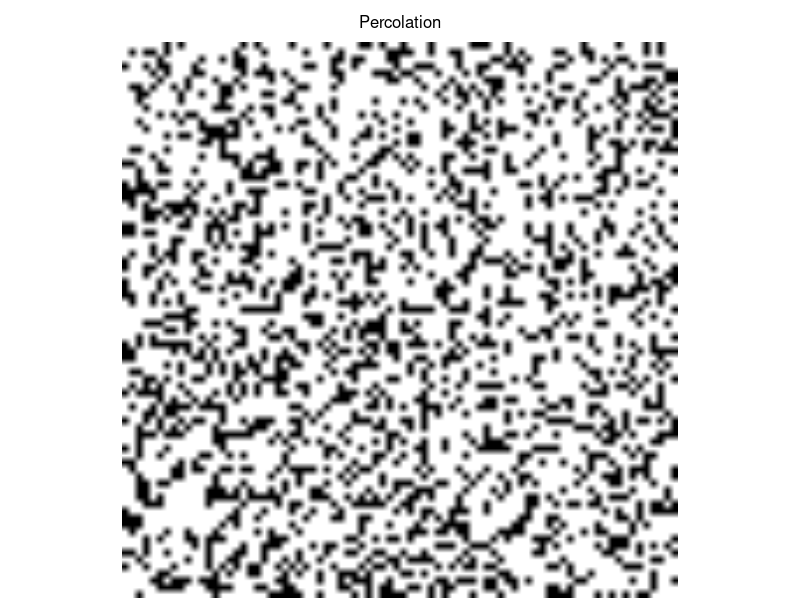
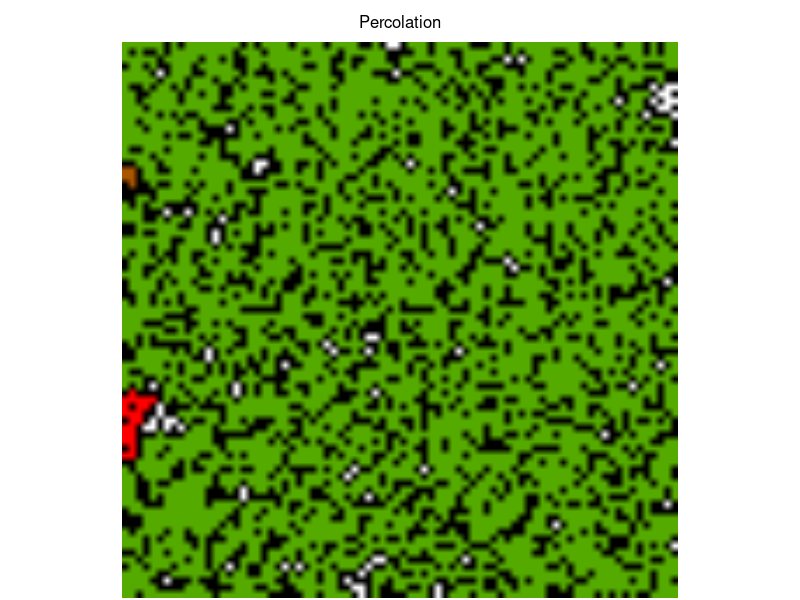

Generate these figures, in order, with R: (Note: this script raises an error after producing the figures.)
########################
###
### Leonard Mada
### [the one and only]
###
### Percolation
###
### draft v.0.1d

### Percolation

# - some experiments in Percolation

### Github:
# https://github.com/discoleo/R/blob/master/Stat/Percolation.R


####################
####################

### helper Functions

flood = function(m, pyx, val=1, val0=0) {
	vals = pyx; pos = 1;
	
	while(TRUE) {
		if(pos > length(vals)) return(m);
		if(m[vals[pos], vals[pos + 1]] != val0) {pos = pos + 2; next;}
		m[vals[pos], vals[pos + 1]] = val;
		if(vals[pos] > 1) vals = c(vals, vals[pos]-1, vals[pos + 1]);
		if(vals[pos] < nrow(m)) vals = c(vals, vals[pos]+1, vals[pos + 1]);
		if(vals[pos+1] > 1) vals = c(vals, vals[pos], vals[pos + 1] - 1);
		if(vals[pos+1] < ncol(m)) vals = c(vals, vals[pos], vals[pos + 1] + 1);
		pos = pos + 2;
	}
	return(m);
}

flood.all = function(m, type="by Col 1", val0=0) {
	# TODO: type
	while(TRUE) {
		print("Iteration")
		id.row = match(val0, m[,1])
		if(is.na(id.row)) break;
		m = flood(m, c(id.row,1), max(m)+1)
	}
	return(m)
}

length.path = function(m, id, debug=TRUE) {
	if(missing(id)) {
		out.m = m[, ncol(m)]
		out = table(out.m[out.m > 0])
		if(dim(out) == 0) {
			print("NO percolation!");
			out = table(m[m > 0])
		}
		id = match(max(out), out);
		id = as.integer(names(out)[id])
		if(debug) print(id);
	}
	p.m = m;
	p.m[p.m != id] = -1;
	p.m[p.m == id] =  0;
	# TODO
	lvl = 1; pos = 1;
	# rep(c(y, x))
	vals = as.vector(rbind(seq(nrow(m)), 1));
	while(pos <= length(vals)) {
		nn = integer();
		while(pos <= length(vals)) {
			if(p.m[vals[pos], vals[pos + 1]] != 0) {pos = pos + 2; next;}
			p.m[vals[pos], vals[pos + 1]] = lvl;
			if(vals[pos] > 1) nn = c(nn, vals[pos]-1, vals[pos + 1]);
			if(vals[pos] < nrow(m)) nn = c(nn, vals[pos]+1, vals[pos + 1]);
			if(vals[pos+1] > 1) nn = c(nn, vals[pos], vals[pos + 1] - 1);
			if(vals[pos+1] < ncol(m)) nn = c(nn, vals[pos], vals[pos + 1] + 1);
			pos = pos + 2;
		}
		vals = nn;
		lvl = lvl + 1; pos = 1;
	}
	
	p.m[m == 0] =  0;
	return(p.m);
}

### Raster
toRaster = function(m, showVal=0) {
	rs.m = array(0, c(dim(m), 3));
	if( ! is.na(showVal)) {
		isZero = (m == showVal);
		doShow = TRUE;
	} else {
		doShow = FALSE;
	}

	### R
	layer.m = m;
	layer.m[m < 0] = 0
	val.max = max(layer.m);
	if(val.max > 0) layer.m = layer.m / val.max;
	if(doShow) layer.m[isZero] = 1;
	rs.m[,,1] = layer.m;

	### G
	layer.m = 1 - layer.m;
	layer.m[m <= 0] = 0
	if(doShow) layer.m[isZero] = 1;
	rs.m[,,2] = layer.m

	### B
	if(doShow) {
		layer.m = array(0, dim(m));
		layer.m[isZero] = 1;
		rs.m[,,3] = layer.m
	}

	rs.m = as.raster(rs.m)
	return(rs.m);
}
plot.rs = function(m, main, mar, line=0.5) {
	if( ! missing(main) ) hasTitle = TRUE;
	if(missing(mar)) mar = c(0,0, if(hasTitle) 2 else 0, 0) + 0.1;
	type = match(class(m), c("raster", "matrix"));
	if(all(is.na(type))) stop("Data NOT supported!")
	if(any(type == 2)) {
		m = toRaster(m);
	}
	old.par = par(mar=mar);
		plot(m);
		if(hasTitle) mtext(main, line=line)
	par(old.par);
	invisible();
}

################
################

### Examples
dims = c(80, 80)
p = 0.3

m = sample(c(-1, 0), prod(dims), replace=T, prob=c(p, 1-p))
m = matrix(m, nrow=dims[1])
m[1:10, 1:10]
plot.rs(m, "Percolation")


### Flood Fill
m = flood.all(m)

m[1:10, 1:10]

table(m)
table(m[,dims[2]])

plot.rs(m, "Percolation")


### Shortest Path
path.m = length.path(m)

id = dim(path.m)[2];
path.m[1:10, seq(id - 10, id)]

table(path.m[,dims[2]])


### Raster
plot.rs(rs.m, main="Path Length")

#############


### Ex 2:
dims = c(80, 80)
p = 0.4

m = sample(c(-1, 0), prod(dims), replace=T, prob=c(p, 1-p))
m = matrix(m, nrow=dims[1])
m[1:10, 1:10]

m = flood.all(m)

m[1:10, 1:10]

table(m)
table(m[,dims[2]])

### Shortest Path
path.m = length.path(m)

id = dim(path.m)[2];
path.m[1:10, seq(id - 10, id)]

table(path.m[,dims[2]])

### Raster
rs.m = toRaster(path.m);
plot(rs.m)


#############

### Ex 3:
dims = c(200, 200) # takes long!
p = 0.40

m = sample(c(-1, 0), prod(dims), replace=T, prob=c(p, 1-p))
m = matrix(m, nrow=dims[1])
m[1:10, 1:10]

m = flood.all(m)

m[1:10, 1:10]

table(m)
table(m[,dims[2]])


###########

### Test
m = flood(m, c(1,1), max(m)+1)
m[1:10, 1:10]

table(m == 0)


### Test Raster
rs.m = toRaster(path.m);
plot(rs.m)

